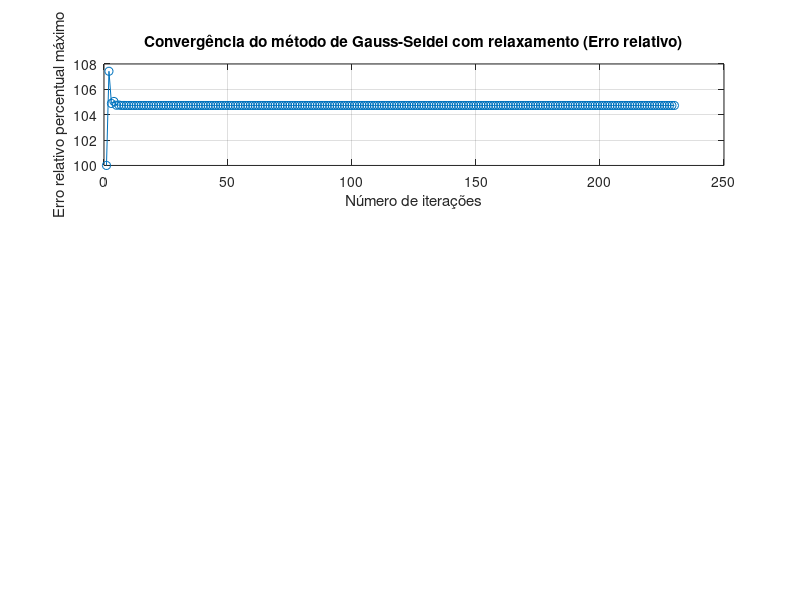

The MATLAB script that drew this image:
% Montar a matriz A e o vetor b
A = [2, -6, -1;
     -3, -1, 7;
     -8, 1, 2];
b = [-38; -34; -20];

% Número de variáveis
n = length(b);

% Critério de parada (erro relativo percentual)
Es = 0.05; % 5%

% Número máximo de iterações
max_iterations = 230;

% Inicializar o vetor de soluções x
x = zeros(n, 1);
x_old = x;

% Inicializar o contador de iterações e os vetores para armazenar os erros
iteration = 0;
errors_relative = [];
errors_absolute = [];
std_devs = [];

% Parâmetro de relaxamento
w = 1.2;

% Gauss-Seidel com relaxamento
while iteration < max_iterations
  iteration += 1;
  
  % Atualizar as soluções
  for i = 1:n
    x(i) = (1 - w) * x_old(i) + w * (b(i) - A(i, [1:i-1, i+1:n]) * x([1:i-1, i+1:n])) / A(i, i);
  end
  
  % Calcular o erro relativo percentual e o erro absoluto
  relative_error = abs((x - x_old) ./ x) * 100;
  absolute_error = abs(x - x_old);
  
  % Armazenar o erro máximo e o desvio padrão na lista de erros e desvios padrão
  errors_relative = [errors_relative, max(relative_error)];
  errors_absolute = [errors_absolute, max(absolute_error)];
  std_devs = [std_devs, std(absolute_error)];
  
  % Exibir a iteração e a solução atual
  disp(['Iteração ', num2str(iteration), ':']);
  disp(x);
  
  % Verificar se o erro relativo percentual máximo é menor que Es
  if max(relative_error) <= Es
    break;
  end
  
  % Atualizar x_old
  x_old = x;
end

% Exibir o número de iterações e a solução final
disp(['Número de iterações: ', num2str(iteration)]);
disp(['Solução final:']);
disp(x);

% Gerar gráficos de convergência
figure;
subplot(3, 1, 1);
plot(1:iteration, errors_relative, 'o-');
xlabel('Número de iterações');
ylabel('Erro relativo percentual máximo');
title('Convergência do método de Gauss-Seidel com relaxamento (Erro relativo)');
grid on;

subplot(3, 1, 2);
plot(1:iteration, errors_absolute, 'o-');
xlabel('Número de iterações');
ylabel('Erro absoluto máximo');
title('Convergência do método de Gauss-Seidel com relaxamento (Erro absoluto)');
grid on;

subplot(3, 1, 3);
plot(1:iteration, std_devs, 'o-');
xlabel('Número de iterações');
ylabel('Desvio padrão');
title('Convergência do método de Gauss-Seidel com relaxamento (Desvio padrão)');
grid on;
